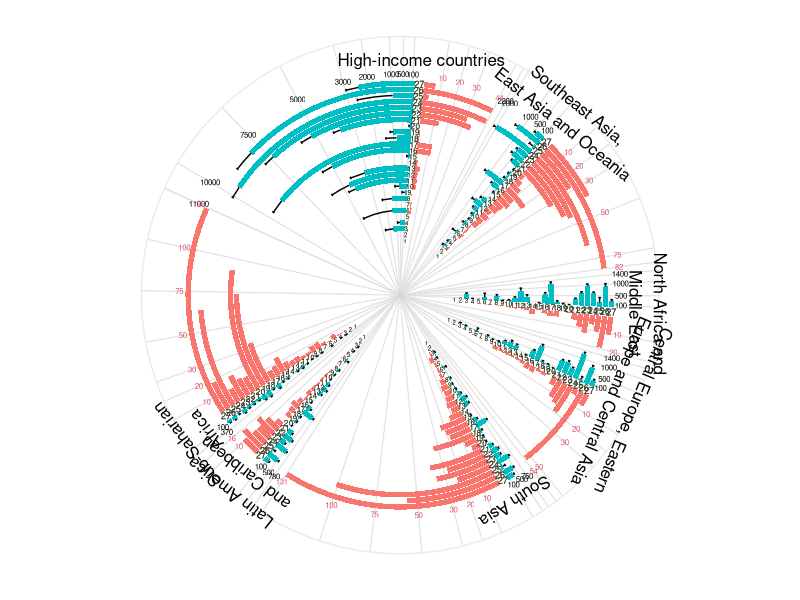
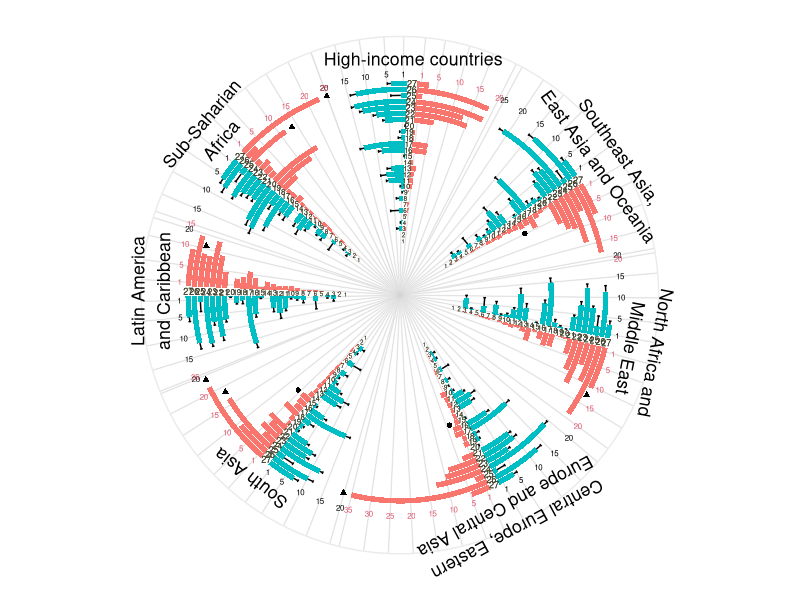

Here is the R script that generated these plots, in order:
##################################################################################
library(ggplot2)
library(gdata)

D <- read.table('Data/Local_props_RCTs_from_sim_and_burden_forgaps.txt')

D <- D[order(D$Region,D$Disease),]
D$GBD <- D$Tot_gbd/1e6

D$RCTs_sim <- D$SimMed_NbRCTs
D$RCTs_sim95 <- D$Sim95up_NbRCTs

#Order diseases: increasing burden
tt_gbd <- sort(tapply(D$GBD,D$Dis,sum))

#Number of RCTs per region
#Faudra le recalculer pour simulations simulant nombre d'essais dans chaque region
#Order regions
RCTs <- read.table('Data/Simulations_Alldis_NbProp_MedMn95Int_RCTs.txt')
RCTs <- RCTs[RCTs$Dis=="All" & RCTs$Region!="All",c(1,4)]
rownames(RCTs) <- RCTs$Region
tt_rcts <- RCTs[,2]
names(tt_rcts) <- rownames(RCTs)
tt_rcts <- sort(tt_rcts,decreasing=TRUE)

regs <- names(tt_rcts)
#Region labels
reg_labs <- c("High-income countries","Southeast Asia,\nEast Asia and Oceania",
"North Africa and\nMiddle East", "Central Europe, Eastern\nEurope and Central Asia",
"South Asia", "Latin America\nand Caribbean", "Sub-Saharian\nAfrica")

dpl <- D
#Normalizing regions: max RCts = max GBD
dpl$gpl <- (dpl$GBD/max(dpl$GBD))*max(dpl$RCTs_sim)

#Bar size = wdt*2
wdt <- 0.45
#Distance between regions
d_reg <- 400
esp_dis_nb <- 200

#Rectangles for a given region and disease
displt <- 
function(dis,Rg,rg){
data.frame(dis=dis,
           xmin = rep(which(dis==names(tt_gbd))-wdt,2),
           xmax = rep(which(dis==names(tt_gbd))+wdt,2),
           ymin = c(Rg+esp_dis_nb,Rg-esp_dis_nb),
           ymax = c(Rg+esp_dis_nb+dpl$RCTs_sim[dpl$Dis==dis & dpl$Region==rg],Rg-esp_dis_nb-dpl$gpl[dpl$Dis==dis & dpl$Region==rg]),
           ymax_95 = c(Rg+esp_dis_nb+dpl$RCTs_sim95[dpl$Dis==dis & dpl$Region==rg],Rg-esp_dis_nb-dpl$gpl[dpl$Dis==dis & dpl$Region==rg]),
           metr = c("RCT","GBD"),
           reg = rg, ycent = Rg, dis_nb = which(dis==names(tt_gbd)))
}

#Rectangles pour toutes les maladies, une région donnée
regplt <- function(Rg,rg) do.call('rbind',lapply(names(tt_gbd),function(x){displt(x,Rg,rg)}))

#Emplacement des régions
RG <- 0
for(i in 2:length(regs)){
RG <- c(RG,RG[i-1]-(2*esp_dis_nb+max(dpl$gpl[dpl$Region==regs[i-1]])+d_reg+max(dpl$RCTs_sim95[dpl$Region==regs[i]])))
}

#DataFrame Plot
DPLOT <- do.call('rbind',lapply(1:length(regs),function(i){regplt(RG[i],regs[i])}))

#Inner circle
IC <- 8
DPLOT$xmin <- DPLOT$xmin + IC
DPLOT$xmax <- DPLOT$xmax + IC
DPLOT$xcent <- DPLOT$dis_nb + IC

#REGION LABELS
#################
totalLength <- max(DPLOT$ymax_95)-min(DPLOT$ymax_95)+d_reg
alphaStart <- 2*pi*(max(D$RCTs_sim95[D$Region==names(tt_rcts)[1]]+d_reg/2)/totalLength)

  readableAngle<-function(x){
    angle<-x*(360/totalLength)
#    angle+ifelse(sign(cos(angle*pi/180))+sign(sin(angle*pi/180))==-2,180,0)
  }
    familyLabelsDF<-data.frame(xmin=RG,label=reg_labs)
    familyLabelsDF$angle <- readableAngle(familyLabelsDF$xmin)

#Disease labels
###################
DPLOT$size_dis_lab = 2.3*(40+DPLOT$dis_nb)/(40+max(DPLOT$dis_nb))

#Tick marks
####################
#Pour RCTs
rcttks <- c(0,100,500,1000,2000,3000,5000,7500,10000)

maj_rcts <- function(nb){
x <- nb
k <- 0
while(x>=100){
x <- x%/%10
k <- k+1
}
res <- (x+1)*10^k
res
}

#Faire que les ticks aillent jusqu'au max des RCTs arrondi au sup
RCTtcks <- do.call('rbind',lapply(regs,function(x){
data.frame(breaks=
unique(DPLOT$ymin[DPLOT$metr=="RCT" & DPLOT$reg==x]) +
c(rcttks[2:findInterval(max(D$RCTs_sim95[D$Region==x]),rcttks)],maj_rcts(max(D$RCTs_sim95[D$Region==x]))),
labels=c(rcttks[2:findInterval(max(D$RCTs_sim95[D$Region==x]),rcttks)],maj_rcts(max(D$RCTs_sim95[D$Region==x]))))
}))
RCTtcks$col <- "1RCT"
#Adding 11200 and suppressing 12000
RCTtcks[RCTtcks$labels==12000,c(1,2)] <- RCTtcks[RCTtcks$labels==12000,c(1,2)] - 800
RCTtcks$labels <- as.character(RCTtcks$label)

#Pour GBD
#gbdtks <- c(0,1e7,2e7,3e7,5e7,7.5e7,1e8,1.5e8,2e8)
gbdtks <- c(0,1e7,2e7,3e7,5e7,7.5e7,1e8,1.5e8,2e8)/1e6

maj_gbd <- function(nb){
x <- nb
if(trunc(x)==x) return(x)
else return(trunc(x) + 1)
#k <- 0
#while(x>=100){
#x <- x%/%10
#k <- k+1
#}
#res <- (x+1)*10^k
#res
}

GBDtcks <- do.call('rbind',lapply(regs,function(x){
data.frame(breaks=
unique(DPLOT$ymin[DPLOT$metr=="GBD" & DPLOT$reg==x]) -
c(gbdtks[2:findInterval(max(D$GBD[D$Region==x]),gbdtks)],maj_gbd(max(D$GBD[D$Region==x])))*max(D$RCTs_sim)/max(D$GBD),
labels=c(gbdtks[2:findInterval(max(D$GBD[D$Region==x]),gbdtks)],maj_gbd(max(D$GBD[D$Region==x]))))
}))
GBDtcks$col <- "GBD"
#Changing 1.3e8 par 1.25e8 pour SSA
#GBDtcks[GBDtcks$labels==1.3e8,1] <- GBDtcks[GBDtcks$labels==1.3e8,1] + (0.05e8)*max(D$RCT)/max(D$GBD)
#GBDtcks[GBDtcks$labels==1.3e8,2] <- GBDtcks[GBDtcks$labels==1.3e8,2] - (0.05e8)

#Changing 1.4e8 par 1.3e8 pour SA
#GBDtcks[GBDtcks$labels==1.4e8,1] <- GBDtcks[GBDtcks$labels==1.4e8,1] + (0.1e8)*max(D$RCT)/max(D$GBD)
#GBDtcks[GBDtcks$labels==1.4e8,2] <- GBDtcks[GBDtcks$labels==1.4e8,2] - (0.1e8)
GBDtcks$labels <- as.character(GBDtcks$label)
#GBDtcks$labels <- gsub("0","",GBDtcks$label)

tcks <- rbind(RCTtcks,GBDtcks)
tcks$col <- as.factor(tcks$col)

#We suppress diseases for which Nb RCT simulation was not OK
DPLOT[DPLOT$dis%in%c("Sexually transmitted diseases excluding HIV","Leprosy","Hemoglobinopathies and hemolytic anemias","Congenital anomalies","Sudden infant death syndrome") & DPLOT$metr=="RCT",c(2:6)] <- NA

    
#GGPLOT OBJECT
####################
p <- ggplot(DPLOT) + geom_rect(aes(xmin=xmin,xmax=xmax,ymin=ymin,ymax=ymax,fill=metr,label=dis)) +
 geom_text(aes(x=xcent,
        y=ycent,
        label=dis_nb,
        hjust=0.5),
size=DPLOT$size_dis_lab,col="#42442E")

    p <- p + geom_segment(aes(x=(xmin+xmax)/2,xend=(xmin+xmax)/2,y=ymax,yend=ymax_95),data=DPLOT[DPLOT$metr=="RCT",])
    p <- p + geom_segment(aes(x=xmin+wdt/2,xend=xmax-wdt/2,y=ymax_95,yend=ymax_95),data=DPLOT[DPLOT$metr=="RCT",])

p <- p + theme_minimal()
p <-p+theme(
    axis.title.y=element_blank(),
    axis.text.y=element_blank(),
    axis.ticks.y=element_blank(),
    axis.title.x=element_blank(),
    axis.ticks.x=element_blank()
    )

#Y axis
p <- p+ scale_y_continuous(minor_breaks = tcks$breaks, breaks=tcks$breaks,
#                     labels=tcks$labels,limits=c(min(DPLOT$ymax)-d_reg/2,max(DPLOT$ymax)+d_reg/2))
                      labels=rep("",nrow(tcks)),limits=c(min(DPLOT$ymax_95)-d_reg/2,max(DPLOT$ymax_95)+d_reg/2))
#p <- p + theme(axis.text.x = element_text(size=7,colour=tcks$col))
#p <- p + theme(panel.grid.minor=element_line(color="grey"))
#p <- p + theme(panel.grid.major=element_line(color="black"))
p <- p + theme(panel.grid.minor=element_line(color="#D3D3D3",size=0.1))    
    
p <- p+geom_text(
       aes(x=length(tt_gbd)+IC+1.5,
        y=breaks,
        label=labels,
	hjust=0.5),
    data=tcks,
    size=2,
    col=as.numeric(tcks$col))

#X axis
p <- p +  scale_x_continuous(breaks = NULL,limits = c(0,max(DPLOT$xmax)+3))

#Region labels
    p<-p+geom_text(
      aes(x=length(tt_gbd)+IC+3,
#       aes(x=Inf,
        y=xmin,
        label=label,
        angle=angle,
	hjust=0.5,vjust=0),
    data=familyLabelsDF,
    size=4.3)

#Taking_out legend
p <- p + theme(legend.position = "none")

#POLAR COORDINATES
p <- p + coord_polar(theta="y",start=alphaStart,direction=-1)

x11(width=12,height=12)

ggsave(filename = "Figures/polar_absolute_numbers_simulation_new.pdf")
dev.off()


#################################################################################################
####################################################################################################
#PROPORTIONS PLOT
########################

dpl <- D
#Pas besoin de normaliser RCTs et GBD

dpl$Pr_GBD <- 100*dpl$Prp_gbd
dpl$Pr_RCTs_sim <- 100*dpl$SimMed_PrRCTs
dpl$Pr_RCTs_sim95 <- 100*dpl$Sim95up_PrRCTs
    
#Taille barres = wdt*2
wdt <- 0.45
#Distance entre régions
d_reg <- 5
esp_dis_nb <- 1.2

#Rectangles pour une maladie et région donnée
displt <- 
function(dis,Rg,rg){
data.frame(dis=dis,	xmin = rep(which(dis==names(tt_gbd))-wdt,2),
			xmax = rep(which(dis==names(tt_gbd))+wdt,2),
			ymin = c(Rg+esp_dis_nb,Rg-esp_dis_nb),
			ymax = c(Rg+esp_dis_nb+dpl$Pr_RCTs_sim[dpl$Dis==dis & dpl$Region==rg],Rg-esp_dis_nb-dpl$Pr_GBD[dpl$Dis==dis & dpl$Region==rg]),
            ymax_95 = c(Rg+esp_dis_nb+dpl$Pr_RCTs_sim95[dpl$Dis==dis & dpl$Region==rg],Rg-esp_dis_nb-dpl$gpl[dpl$Dis==dis & dpl$Region==rg]),
			metr = c("RCT","GBD"),
			reg = rg, ycent = Rg, dis_nb = which(dis==names(tt_gbd)))
}

#Rectangles pour toutes les maladies, une région donnée
regplt <- function(Rg,rg) do.call('rbind',lapply(names(tt_gbd),function(x){displt(x,Rg,rg)}))

#Emplacement des régions
RG <- 0
for(i in 2:length(regs)){
RG <- c(RG,RG[i-1]-(2*esp_dis_nb+max(dpl$Pr_GBD[dpl$Region==regs[i-1]])+d_reg+max(dpl$Pr_RCTs_sim95[dpl$Region==regs[i]])))
}

#DataFrame Plot
DPLOT <- do.call('rbind',lapply(1:length(regs),function(i){regplt(RG[i],regs[i])}))

#Inner circle
IC <- 8
DPLOT$xmin <- DPLOT$xmin + IC
DPLOT$xmax <- DPLOT$xmax + IC
DPLOT$xcent <- DPLOT$dis_nb + IC

#REGION LABELS
#################
totalLength <- max(DPLOT$ymax)-min(DPLOT$ymax)+d_reg
alphaStart <- 2*pi*(max(dpl$Pr_RCTs_sim95[dpl$Region==names(tt_rcts)[1]]+d_reg/2)/totalLength)

  readableAngle<-function(x){
    angle<-x*(360/totalLength)
#    angle+ifelse(sign(cos(angle*pi/180))+sign(sin(angle*pi/180))==-2,180,0)
  }
    familyLabelsDF<-data.frame(xmin=RG,label=reg_labs)
    familyLabelsDF$angle <- readableAngle(familyLabelsDF$xmin)

#Disease labels
###################
DPLOT$size_dis_lab = 2.3*(40+DPLOT$dis_nb)/(40+max(DPLOT$dis_nb))

#Tick marks
####################
#Pour RCTs
rcttks <- c(0,1,5,10,15,20,25,30)
    
#Faire que les ticks aillent jusqu'au max des RCTs arrondi au sup
RCTtcks <- do.call('rbind',lapply(regs,function(x){
data.frame(breaks=
unique(DPLOT$ymin[DPLOT$metr=="RCT" & DPLOT$reg==x]) +
rcttks[1+1:findInterval(max(dpl$Pr_RCTs_sim95[dpl$Region==x]),rcttks)],
labels=rcttks[1+1:findInterval(max(dpl$Pr_RCTs_sim95[dpl$Region==x]),rcttks)],reg=x)
}))
RCTtcks$col <- "1RCT"
#RCTtcks <- RCTtcks[!(RCTtcks$reg=="Sub.Saharian.Africa" & RCTtcks$label==20),]
#RCTtcks <- RCTtcks[!(RCTtcks$reg=="Latin.America.and.Caribbean" & RCTtcks$label==20),]
#RCTtcks <- RCTtcks[!(RCTtcks$reg=="Central.Europe..Eastern.Europe..and.Central.Asia" & RCTtcks$label==25),]
#RCTtcks <- RCTtcks[!(RCTtcks$reg=="High.income" & RCTtcks$label==20),]
RCTtcks$labels <- as.character(RCTtcks$label)

#Pour GBD
gbdtks <- c(0,1,5,10,15,20,25,30,35)
GBDtcks <- do.call('rbind',lapply(regs,function(x){
data.frame(breaks=
unique(DPLOT$ymin[DPLOT$metr=="GBD" & DPLOT$reg==x]) -
gbdtks[1+1:findInterval(max(dpl$Pr_GBD[dpl$Region==x]),gbdtks)],
labels=gbdtks[1+1:findInterval(max(dpl$Pr_GBD[dpl$Region==x]),gbdtks)],reg=x)
}))
GBDtcks$col <- "GBD"
#GBDtcks[GBDtcks$reg=="Southeast.Asia..East.Asia.and.Oceania" & GBDtcks$label==20,c(1,2)] <- GBDtcks[GBDtcks$reg=="Southeast.Asia..East.Asia.and.Oceania" & GBDtcks$label==20,c(1,2)] - c(-2,2)
#GBDtcks[GBDtcks$reg=="South.Asia" & GBDtcks$label==25,c(1,2)] <- GBDtcks[GBDtcks$reg=="South.Asia" & GBDtcks$label==25,c(1,2)] - c(-3,3)
#GBDtcks[GBDtcks$reg=="Latin.America.and.Caribbean" & GBDtcks$label==15,c(1,2)] <- GBDtcks[GBDtcks$reg=="Latin.America.and.Caribbean" & GBDtcks$label==15,c(1,2)] - c(-2,2)
#GBDtcks[GBDtcks$reg=="Sub.Saharian.Africa" & GBDtcks$label==25,c(1,2)] <- GBDtcks[GBDtcks$reg=="Sub.Saharian.Africa" & GBDtcks$label==25,c(1,2)] - c(-2,2)
GBDtcks$labels <- as.character(GBDtcks$label)

tcks <- rbind(RCTtcks,GBDtcks)
tcks$col <- as.factor(tcks$col)

#We suppress diseases for which Nb RCT simulation was not OK
DPLOT[DPLOT$dis%in%c("Sexually transmitted diseases excluding HIV","Leprosy","Hemoglobinopathies and hemolytic anemias","Congenital anomalies","Sudden infant death syndrome") & DPLOT$metr=="RCT",c(2:6)] <- NA

#Gaps
DGaps <- DPLOT[paste(DPLOT$reg,DPLOT$dis)%in%paste(dpl$Region[dpl$GAP & dpl$Pr_GBD>=1],dpl$Disease[dpl$GAP &  dpl$Pr_GBD>=1]),]
DGaps <- DGaps[!DGaps$dis%in%c("Sexually transmitted diseases excluding HIV","Leprosy","Hemoglobinopathies and hemolytic anemias","Congenital anomalies","Sudden infant death syndrome"),]
DGaps$gap_shape <- paste(DGaps$reg,DGaps$dis)%in%paste(dpl$Region[dpl$GAP & dpl$Pr_GBD>=5],dpl$Disease[dpl$GAP &  dpl$Pr_GBD>=5])
DGaps <- DGaps[DGaps$metr=="GBD",]
DGaps$gap_shape <- factor(DGaps$gap_shape)
    
#GGPLOT OBJECT
####################
DPLOT$shape <- DPLOT$dis_nb
DPLOT$shape[DPLOT$shape==27] <- 0
DPLOT$shape[DPLOT$shape==26] <- 32
DPLOT$shape <- as.factor(DPLOT$shape)

p <- ggplot(DPLOT) + geom_rect(aes(xmin=xmin,xmax=xmax,ymin=ymin,ymax=ymax,fill=metr,label=dis)) +
 geom_text(aes(x=xcent,
        y=ycent,
        label=dis_nb,
	hjust=0.5),
size=DPLOT$size_dis_lab,col="#42442E") 

    p <- p + geom_segment(aes(x=(xmin+xmax)/2,xend=(xmin+xmax)/2,y=ymax,yend=ymax_95),data=DPLOT[DPLOT$metr=="RCT",])
    p <- p + geom_segment(aes(x=xmin+wdt/2,xend=xmax-wdt/2,y=ymax_95,yend=ymax_95),data=DPLOT[DPLOT$metr=="RCT",])

    p <- p + geom_point(data=DGaps,aes(x=(xmin+xmax)/2,y=ymax - 2,shape=gap_shape))
    
p <- p + theme_minimal()
p <-p+theme(
    axis.title.y=element_blank(),
    axis.text.y=element_blank(),
    axis.ticks.y=element_blank(),
    axis.title.x=element_blank(),
    axis.ticks.x=element_blank()
    )

#Y axis
p <- p+ scale_y_continuous(minor_breaks = tcks$breaks, breaks=tcks$breaks,
#                     labels=tcks$labels,limits=c(min(DPLOT$ymax)-d_reg/2,max(DPLOT$ymax)+d_reg/2))
                      labels=rep("",nrow(tcks)),limits=c(min(DPLOT$ymax)-d_reg/2,max(DPLOT$ymax)+d_reg/2))
#p <- p + theme(axis.text.x = element_text(size=7,colour=tcks$col))
p <- p + theme(panel.grid.minor=element_line(color="#D3D3D3",size=0.1))    

p <- p+geom_text(
       aes(x=length(tt_gbd)+IC+1.5,
        y=breaks,
        label=labels,
	hjust=0.5),
    data=tcks,
    size=2,
    col=as.numeric(tcks$col))

#X axis
p <- p +  scale_x_continuous(breaks = NULL,limits = c(0,max(DPLOT$xmax)+3))

#Region labels
    p<-p+geom_text(
      aes(x=length(tt_gbd)+IC+3,
#       aes(x=Inf,
        y=xmin,
        label=label,
        angle=angle,
	hjust=0.5,vjust=0),
    data=familyLabelsDF,
    size=4.5)


#POLAR COORDINATES
p <- p + coord_polar(theta="y",start=alphaStart,direction=-1)

p <- p + theme(legend.position = "none")

x11(width=12,height=12)

ggsave(filename = "Figures/polar_proportion_simulation_new.pdf")

dev.off()
